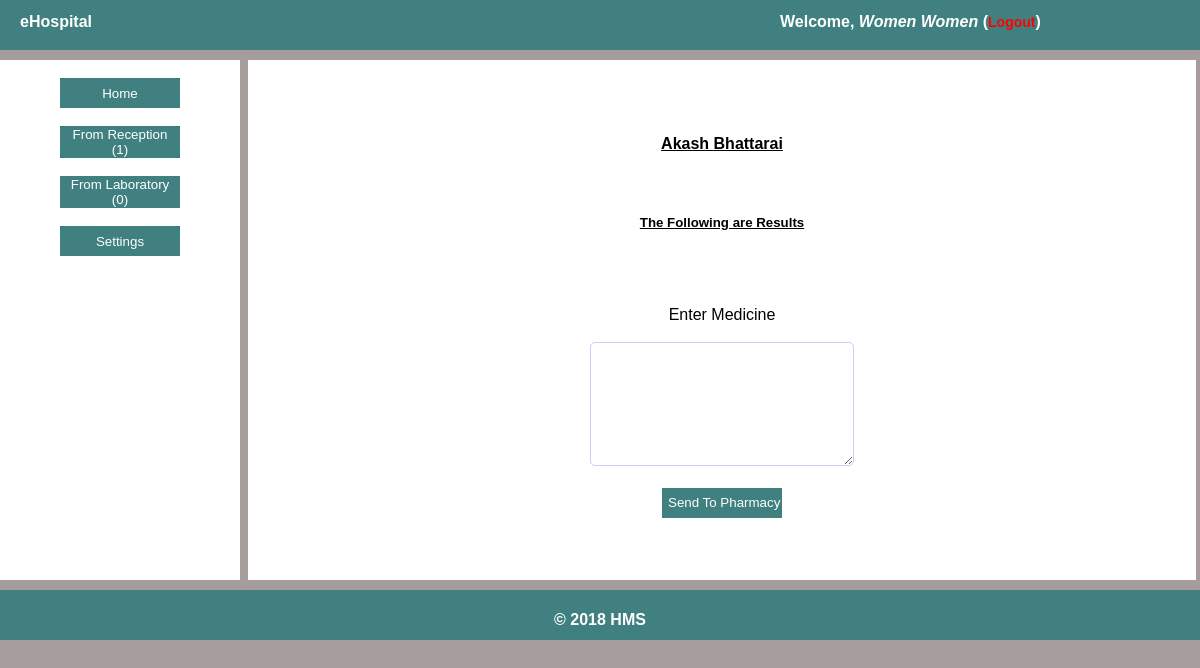
Screenshot of /doctor/medicine.php?id=1 (signed in) with the database file from the repository.
### tables this page shows
CREATE TABLE `users` (
  `username` varchar(50) NOT NULL,
  `password` varchar(40) NOT NULL,
  `fname` varchar(40) NOT NULL,
  `sname` varchar(40) NOT NULL,
  `type` varchar(40) NOT NULL
);

CREATE TABLE `patient` (
  `id` int(11) NOT NULL,
  `fname` varchar(100) NOT NULL,
  `sname` varchar(100) NOT NULL,
  `email` varchar(255) NOT NULL,
  `address` varchar(255) NOT NULL,
  `phone` varchar(25) NOT NULL,
  `sex` varchar(10) NOT NULL,
  `bloodgroup` varchar(5) NOT NULL,
  `birthyear` int(4) NOT NULL
);

### doctor/medicine.php (the view, shortened to what this page needs)
<!DOCTYPE html>
<html lang="en">
<head>
	<link rel="stylesheet" type="text/css" href="../assets/style.css">
</head>
<body>
	<div class="wrapper">
	<?php
		include "includes/header.php";
		include "includes/left.php";
	 ?>
		<div class="right"><br>
			<br>
			<br>
			<center>
			<?php
				$id = $_GET['id'];
				$sql = mysql_query("SELECT * FROM `medication` WHERE `id`='$id'");
				while ($row=mysql_fetch_array($sql)) {
					$idd = $row['patient_id'];
					$sql1 = mysql_query("SELECT * FROM `patient` WHERE `id`='$idd'");
					while ($roww = mysql_fetch_array($sql1)) {
						echo "<h4 align='center'><u>".$roww['fname']." ".$roww['sname']."</u></h4>";
					}
				}
				 ?><br>
				 <h5><u>The Following are Results</u></h5>
				 <?php
				$id = $_GET['id'];
				$sql = mysql_query("SELECT * FROM `medication` WHERE `id`='$id'");
				while ($row=mysql_fetch_array($sql)) {
					echo "<b>".$idd = $row['test_results']."</b><br><br><br>";
				}
				 ?>
				<form action="medicine.php?id=<?php echo $id = $_GET['id']; ?>" method="POST">
				 <center><label for="medicine">Enter Medicine</label></center><br>
				<textarea required="required" name="medicine" id="medicine" class="form" style="height:100px; padding-left:20px;padding-top:20px;font-family:Arial;" placeholder=""></textarea>
				<br><br>
				<input type="submit" value="Send To Pharmacy" class="btnlink" name="btn"><br>
			</form>
			</center>
		</div>
		<?php
		include "includes/footer.php";
		 ?>
	</div>
</body>
</html>

### includes/users.php (shortened to what this page needs)
<?php
function doctordetails()
{
    require 'connect.php';
	$type = $_SESSION['type'];
	$username = $_SESSION['doctor'];
	$sql = "SELECT * FROM `users` WHERE `username`='$username' AND `type`='$type'";
	$query = mysqli_query($con,$sql);
	while ($row =mysqli_fetch_array($query)) {
		echo "Welcome, <i>".$row['fname']." ".$row['sname']."</i> (<a href='../logout.php'>Logout</a>)";
	}
}
?>

### assets/style.css (style rules this page uses)
body { margin: 0; padding: 0; background-color: #A69C9B; font-family: Arial,Lucida Sans; }
.wrapper { min-height: 400px; max-height: auto; width: 100%; margin: 0 auto; font-family: Arial,Lucida Sans; }
.headerright a { text-decoration: none; font-size: 14px; color: red; }
.btnlink { height: 30px; width: 120px; background-color: #408080; border: 0; margin: 0; color: white; cursor: pointer; }
.right { height: 520px; width: 79%; margin-left: 8px; background-color: white; margin-top: 10px; float: left; }
.form { height: 30px; width: 240px; border: 1px solid #ccf; border-radius: 5px; padding-left: 20px; }

### doctor/includes/header.php (style rules this page uses)
a { text-decoration: none !important; color: white; }

### rows the page displays
users: fname "Women", sname "Women"
patient: fname "Akash", sname "Bhattarai"

### other values shown
mysqli_num_rows($query) "1"
mysqli_num_rows($query) "0"
